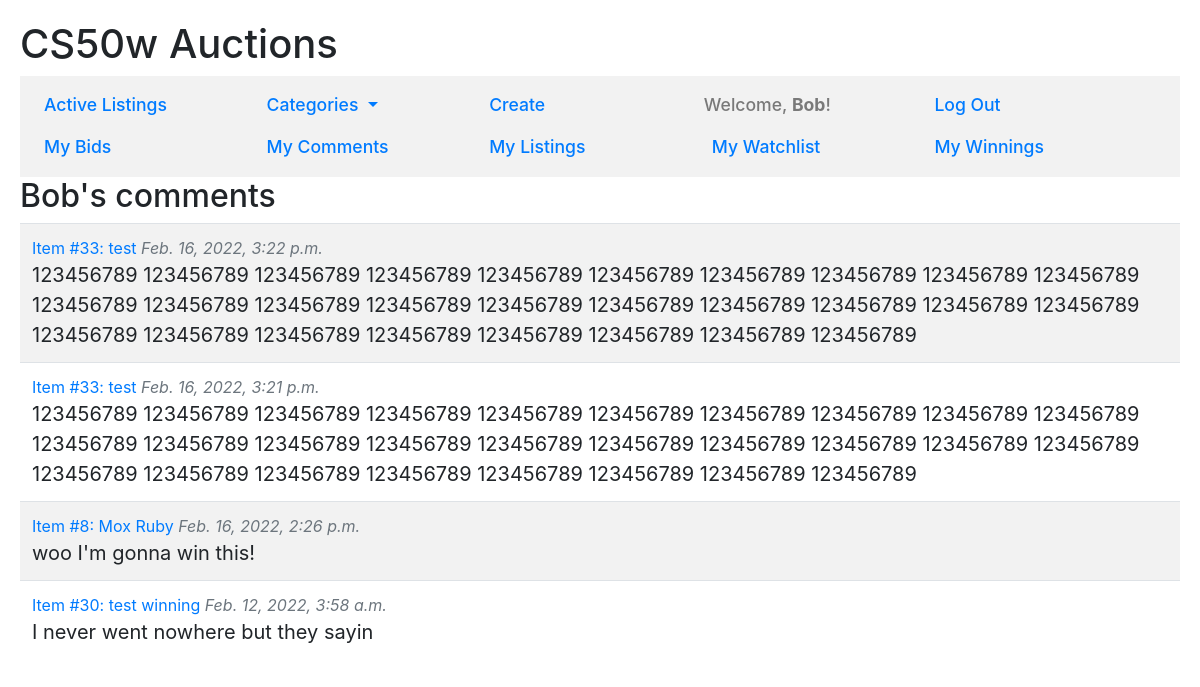
/comments (signed in), run on the app's committed database.
### auctions/models.py (models this page shows, shortened)
class User(AbstractUser):
    pass

class Comment(Model):
    comment = TextField(max_length=280)
    commented = DateTimeField(auto_now_add=True)
    commenter = ForeignKey(User, on_delete=CASCADE)
    listing = ForeignKey(Listing, on_delete=CASCADE)

class Listing(Model):
    CATEGORIES = (
        ("BO", "Books, Movies & Music"),
        ("CO", "Collectibles & Art"),
        ("FA", "Fashion"),
        ("OT", "Other"),
    )
    name = CharField(max_length=64)
    category = CharField(choices=CATEGORIES, max_length=2)
    description = TextField(max_length=480)
    image_url = URLField(blank=True)
    list_price = DecimalField(max_digits=9, decimal_places=2)
    is_active = BooleanField()
    lister = ForeignKey(User, on_delete=CASCADE, related_name="lister")
    winner = ForeignKey(User, on_delete=CASCADE, blank=True, null=True)

### auctions/views.py (the view)
# urls.py: path("comments", views.read_my_comments, name="comments"),
@login_required
def read_my_comments(request):
    user = request.user
    comments = Comment.objects.filter(commenter=user).order_by("-id")
    return render(request, "auctions/comments.html",{
        "header": f"{user.username}'s comments",
        "comments": comments
    })

### auctions/context_processors.py (called while the page is built)
def add_categories_to_context(request):
    return {"categories": CATEGORIES}

### auctions/templates/auctions/comments.html
{% extends "auctions/layout.html" %}
{% block body %}
<h2>{{header | capfirst}}</h2>
{% if comments %}
    <table class="table table-striped">
        {% for comment in comments %}
        <tr>
            <td>
                <a href="{% url 'read' comment.listing.id comment.listing.name %}">
                    Item #{{comment.listing.id}}: {{comment.listing.name}}</a>
                <span class="commented">{{comment.commented}}</span><br>
                <span class="comment">{{comment.comment}}</span>
            </td>
        </tr>
        {% endfor %}
    </table>
{% else %}
    <em>There are no comments to show</em>
{% endif %}
{% endblock %}

### auctions/templates/auctions/layout.html (shortened to what this page needs)
{% load static %}
<!DOCTYPE html>
<html lang="en">
<head>
    <link rel="stylesheet" href="{% static 'auctions/styles.css' %}" >
    <link rel="stylesheet" href="https://cdn.jsdelivr.net/npm/bootstrap@4.6.1/dist/css/bootstrap.min.css">
    <link rel="stylesheet" href="https://cdn.jsdelivr.net/npm/bootstrap-icons@1.8.0/font/bootstrap-icons.css">
</head>
<body>
    <h1>CS50w Auctions</h1>
    <nav class="navbar navbar-expand-md navbar-light">
        <div class="collapse navbar-collapse flex-wrap mr-auto" id="navbar-list">
            <ul class="navbar-nav container-fluid">
                <li class="nav-item">
                    <a class="nav-link" href="{% url 'index' %}">Active Listings</a>
                </li>
                <li class="nav-item dropdown">
                    <a class="nav-link dropdown-toggle" href="#" id="navbarDropdownMenuLink" data-toggle="dropdown" aria-haspopup="true" aria-expanded="false">
                        Categories
                    </a>
                </li>
                <li class="nav-item">
                    <a class="nav-link" href="{% url 'create' %}">Create</a>
                </li>
                {% if user.is_authenticated %}
                    <li class="nav-item navbar-text">
                        Welcome, <strong>{{user.username | capfirst}}</strong>!
                    </li>
                    <li class="nav-item">
                        <a class="nav-link" href="{% url 'logout' %}">Log Out</a>
                    </li>
                {% endif %}
            </ul>
            {% if user.is_authenticated %}
                <ul class="navbar-nav container-fluid">
                    <li class="nav-item">
                        <a class="nav-link" href="{% url 'bids' %}">My Bids</a>
                    </li>
                    <li class="nav-item">
                        <a class="nav-link" href="{% url 'comments' %}">My Comments</a>
                    </li>
                    <li class="nav-item">
                        <a class="nav-link" href="{% url 'listings' %}">My Listings</a>
                    </li>
                    <li class="nav-item">
                        <a class="nav-link" href="{% url 'watchlist' %}">My Watchlist</a>
                    </li>
                    <li class="nav-item">
                        <a class="nav-link" href="{% url 'winnings' %}">My Winnings</a>
                    </li>
                </ul>
            {% endif %}
        </div>
    </nav>
    {% block body %}
    {% endblock %}
</body>
</html>

### auctions/static/auctions/styles.css (style rules this page uses)
body { padding: 20px; }
.navbar-light { background-color: rgba(0, 0, 0, 0.05); }
.nav-item { width: 20%; font-size: 1.1rem; font-weight: 500; }
.nav-link { color: #007bff !important; }
table td { padding: 0.75rem; vertical-align: middle; }
.comment { font-size: 1.25rem; }
.commented { font-style: italic; color: #6c757d; }

### data on the page
User: username "Bob"
Comment: listing.id "33", listing.name "test", commented "Feb. 16, 2022, 3:22 p.m.", comment "123456789 123456789 123456789 123456789 123456789 123456789 123456789 123456789 123456789 123456789 123456789 123456789 123456789 123456789 123456789 123456789 123456789 123456789 123456789 123456789 123456789 123456789 123456789 123456789 123456789 123456789 123456789 123456789"
Comment: listing.id "33", listing.name "test", commented "Feb. 16, 2022, 3:21 p.m.", comment "123456789 123456789 123456789 123456789 123456789 123456789 123456789 123456789 123456789 123456789 123456789 123456789 123456789 123456789 123456789 123456789 123456789 123456789 123456789 123456789 123456789 123456789 123456789 123456789 123456789 123456789 123456789 123456789"
Comment: listing.id "8", listing.name "Mox Ruby", commented "Feb. 16, 2022, 2:26 p.m.", comment "woo I'm gonna win this!"
Comment: listing.id "30", listing.name "test winning", commented "Feb. 12, 2022, 3:58 a.m.", comment "I never went nowhere but they sayin"

### other printed values
{{ header | capfirst }} "Bob's comments"
